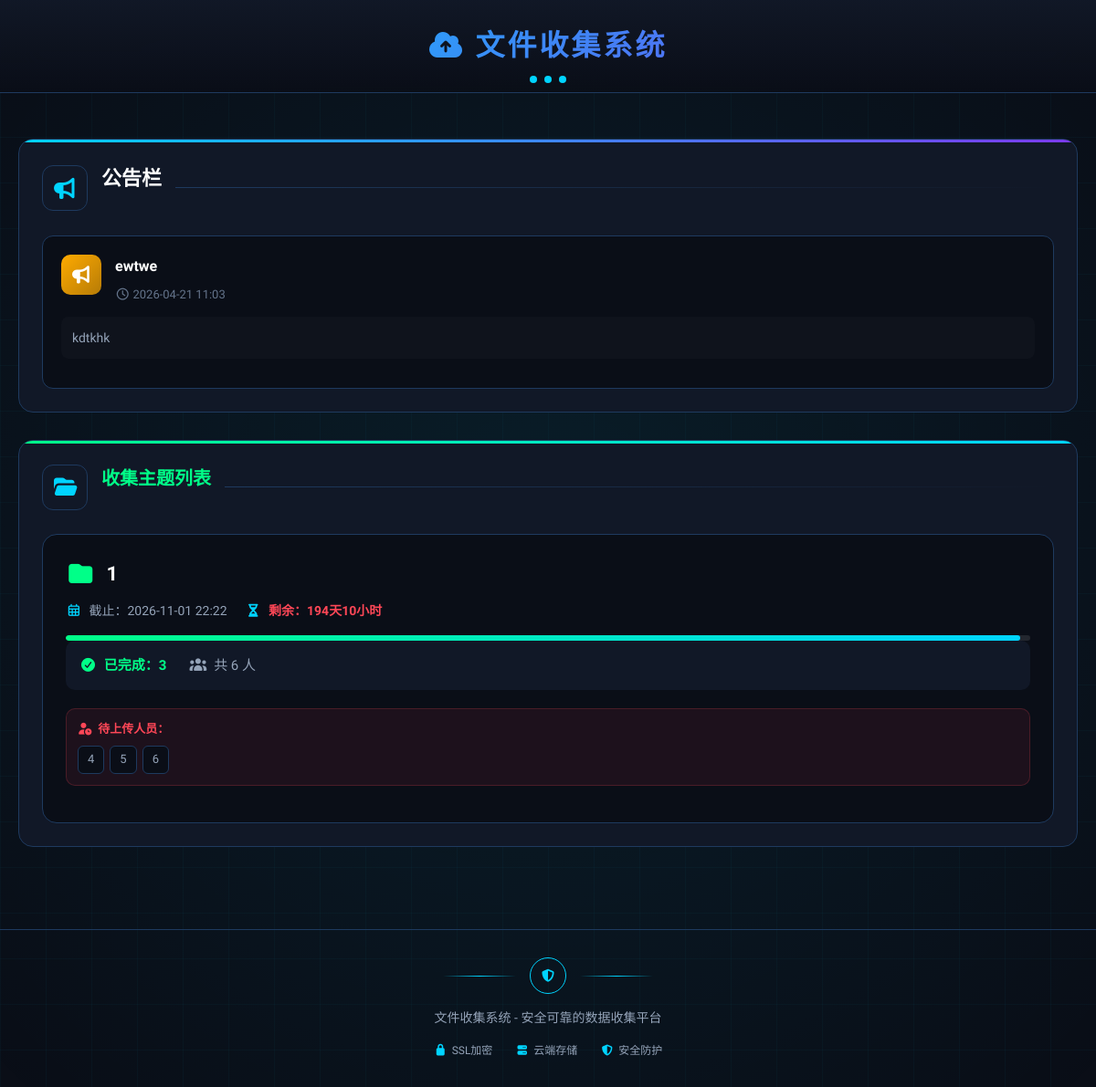
Before: / with the older database file.
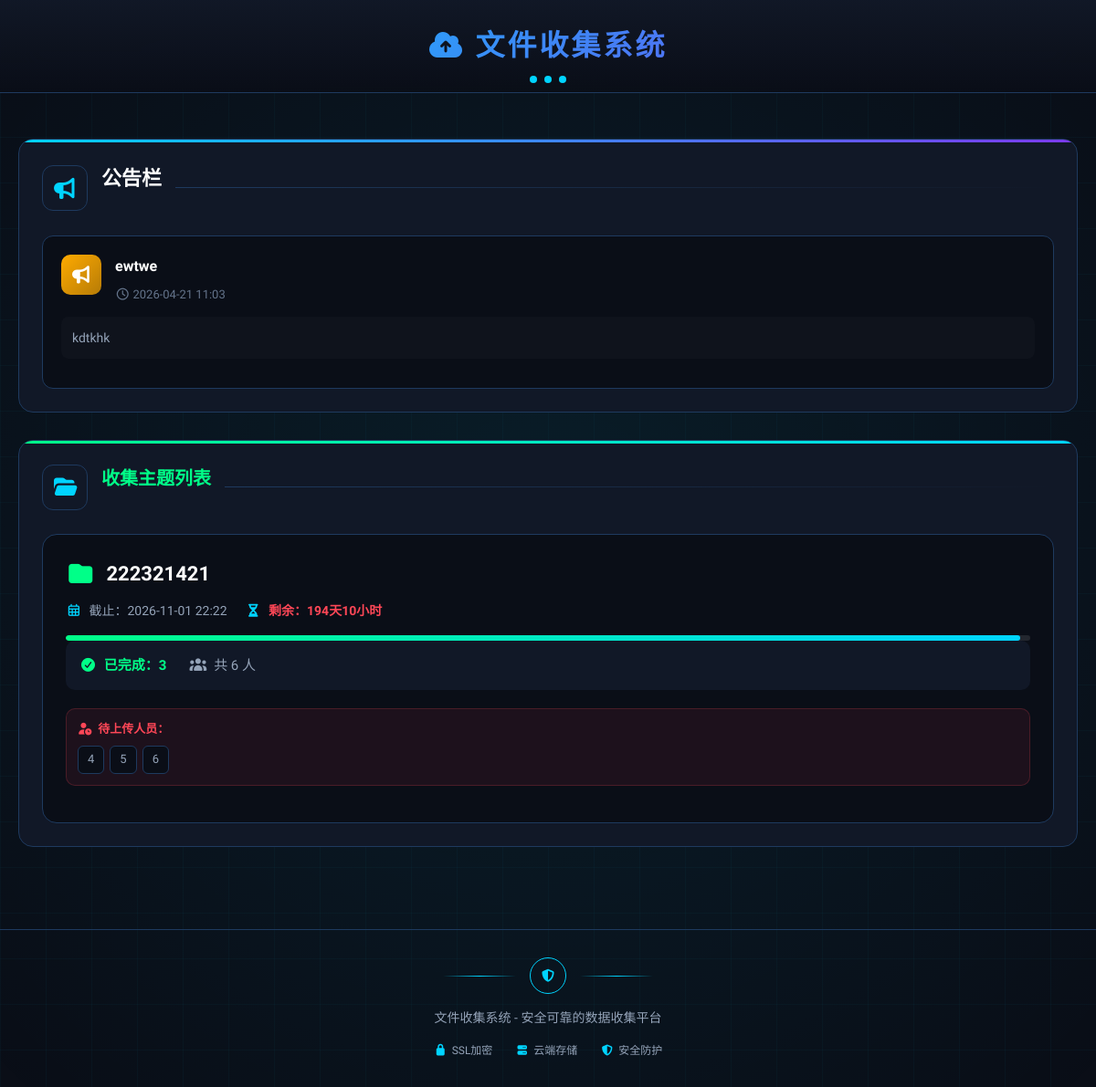
After: the same page with the newer database file.
### models.py (models this page shows)
class Announcement(db.Model):
    id = db.Column(db.Integer, primary_key=True)
    title = db.Column(db.String(200), nullable=False)
    content = db.Column(db.Text, nullable=True)
    created_at = db.Column(db.DateTime, default=datetime.utcnow)
    updated_at = db.Column(db.DateTime, default=datetime.utcnow, onupdate=datetime.utcnow)
    attachments = db.relationship('AnnouncementAttachment', backref='announcement', lazy=True, cascade='all, delete-orphan')

class CollectionTheme(db.Model):
    id = db.Column(db.Integer, primary_key=True)
    title = db.Column(db.String(200), nullable=False)
    description = db.Column(db.Text)
    announcement = db.Column(db.Text)
    deadline = db.Column(db.DateTime, nullable=False)
    created_at = db.Column(db.DateTime, default=datetime.utcnow)
    is_active = db.Column(db.Boolean, default=True)
    collector_name = db.Column(db.String(100))
    collection_objects = db.relationship('CollectionObject', backref='theme', lazy=True, cascade='all, delete-orphan')
    attachments = db.relationship('ThemeAttachment', backref='theme', lazy=True, cascade='all, delete-orphan')

class CollectionObject(db.Model):
    id = db.Column(db.Integer, primary_key=True)
    name = db.Column(db.String(100), nullable=False)
    theme_id = db.Column(db.Integer, db.ForeignKey('collection_theme.id'), nullable=False)
    is_completed = db.Column(db.Boolean, default=False)
    completed_at = db.Column(db.DateTime)
    attachments = db.relationship('Attachment', backref='collection_object', lazy=True, cascade='all, delete-orphan')

### routes.py (the view)
    @app.route('/')
    def index():
        announcements = Announcement.query.order_by(Announcement.created_at.desc()).all()
        themes = CollectionTheme.query.filter_by(is_active=True).order_by(CollectionTheme.created_at.desc()).all()
        return render_template('index.html', announcements=announcements, themes=themes)

### app/templates/index.html (shortened to what this page needs)
{% extends "base.html" %}
{% block content %}
<div class="container">
    {% if announcements %}
    <section class="announcement-section homepage-announcement">
        <div class="section-header-tech">
            <div class="tech-icon"><i class="fas fa-bullhorn"></i></div>
            <h2>公告栏</h2>
            <div class="tech-line"></div>
        </div>
        <div class="announcements-grid">
            {% for announcement in announcements %}
            <div class="announcement-card">
                <div class="announcement-card-header">
                    <div class="announcement-icon-wrap">
                        <i class="fas fa-bullhorn"></i>
                    </div>
                    <div class="announcement-title-area">
                        <h3>{{ announcement.title }}</h3>
                        <span class="announcement-date"><i class="far fa-clock"></i> {{ announcement.created_at.strftime('%Y-%m-%d %H:%M') }}</span>
                    </div>
                </div>
                {% if announcement.content %}
                <div class="announcement-card-content">
                    <p>{{ announcement.content }}</p>
                </div>
                {% endif %}
            </div>
            {% endfor %}
        </div>
    </section>
    {% endif %}
    <section class="themes-section">
        <div class="section-header-tech">
            <div class="tech-icon"><i class="fas fa-folder-open"></i></div>
            <h2>收集主题列表</h2>
            <div class="tech-line"></div>
        </div>
        {% if themes %}
        <div class="themes-grid">
            {% for theme in themes %}
            <a href="{{ url_for('theme_detail', theme_id=theme.id) }}" class="theme-card theme-link">
                <div class="theme-card-content">
                    <h3><i class="fas fa-folder"></i> {{ theme.title }}</h3>
                    <div class="theme-meta">
                        <span><i class="far fa-calendar-alt"></i> 截止：{{ theme.deadline.strftime('%Y-%m-%d %H:%M') }}</span>
                        <span class="time-remaining"><i class="fas fa-hourglass-half"></i> 剩余：{{ theme.deadline|time_remaining }}</span>
                    </div>
                    <div class="time-progress-bar">
                        <div class="time-progress-fill " style="width: {% if theme.deadline|time_remaining == '已截止' %}100{% else %}{{ theme.deadline|time_progress(theme.created_at) }}{% endif %}%;"></div>
                    </div>
                    <div class="theme-stats">
                        <span class="completed-count"><i class="fas fa-check-circle"></i> 已完成：{{ theme.collection_objects|selectattr('is_completed')|list|length }}</span>
                        <span class="total-count"><i class="fas fa-users"></i> 共 {{ theme.collection_objects|length }} 人</span>
                    </div>
                    {% set incomplete_objs = theme.collection_objects|selectattr('is_completed', 'equalto', False)|list %}
                    {% if incomplete_objs %}
                    <div class="theme-incomplete-names">
                        <div class="incomplete-label"><i class="fas fa-user-clock"></i> 待上传人员：</div>
                        <div class="incomplete-items">
                            {% for obj in incomplete_objs %}
                            <span class="incomplete-tag">{{ obj.name }}</span>
                            {% endfor %}
                        </div>
                    </div>
                    {% endif %}
                </div>
            </a>
            {% endfor %}
        </div>
        {% else %}
        <div class="empty-state">
            <div class="empty-icon"><i class="fas fa-inbox"></i></div>
            <p>暂无收集主题</p>
            <span>等待管理员创建收集主题</span>
        </div>
        {% endif %}
    </section>
</div>
{% endblock %}

### app/templates/base.html (shortened to what this page needs)
<!DOCTYPE html>
<html lang="zh-CN">
<head>
    <link rel="stylesheet" href="{{ url_for('static', filename='css/style.css') }}">
    <link rel="stylesheet" href="{{ url_for('static', filename='css/all.min.css') }}">
</head>
<body>
    <header>
        <div class="header-bg">
        </div>
        <h1><i class="fas fa-cloud-upload-alt"></i> 文件收集系统</h1>
        <div class="header-decoration">
            <span class="deco-dot"></span>
            <span class="deco-dot"></span>
            <span class="deco-dot"></span>
        </div>
    </header>
    <main>
        {% block content %}{% endblock %}
    </main>
    <footer>
        <div class="footer-decoration">
            <div class="footer-line"></div>
            <div class="footer-icon"><i class="fas fa-shield-alt"></i></div>
            <div class="footer-line"></div>
        </div>
        <p>文件收集系统 - 安全可靠的数据收集平台</p>
        <div class="footer-tech">
            <span><i class="fas fa-lock"></i> SSL加密</span>
            <span><i class="fas fa-server"></i> 云端存储</span>
            <span><i class="fas fa-shield-alt"></i> 安全防护</span>
        </div>
    </footer>
</body>
</html>

Changed rows visible on the page:
changed CollectionTheme "194天10小时": title "1" → "222321421"
